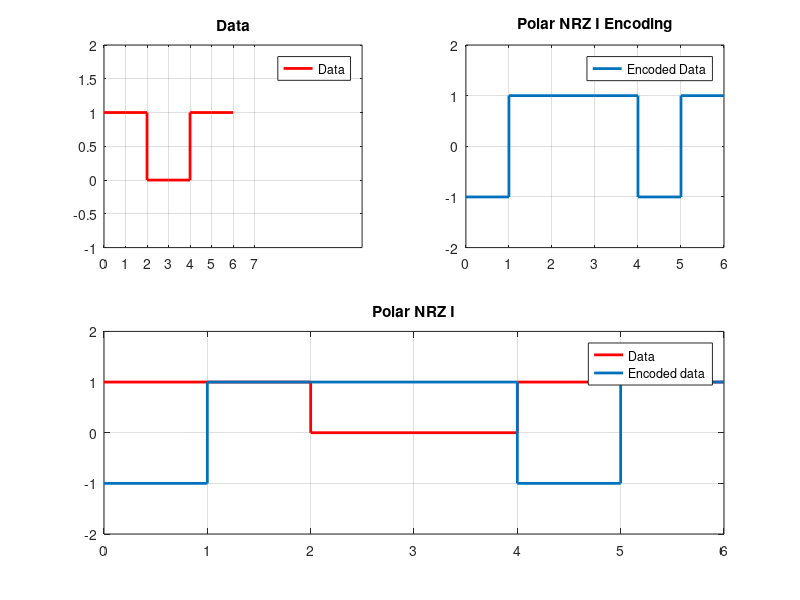
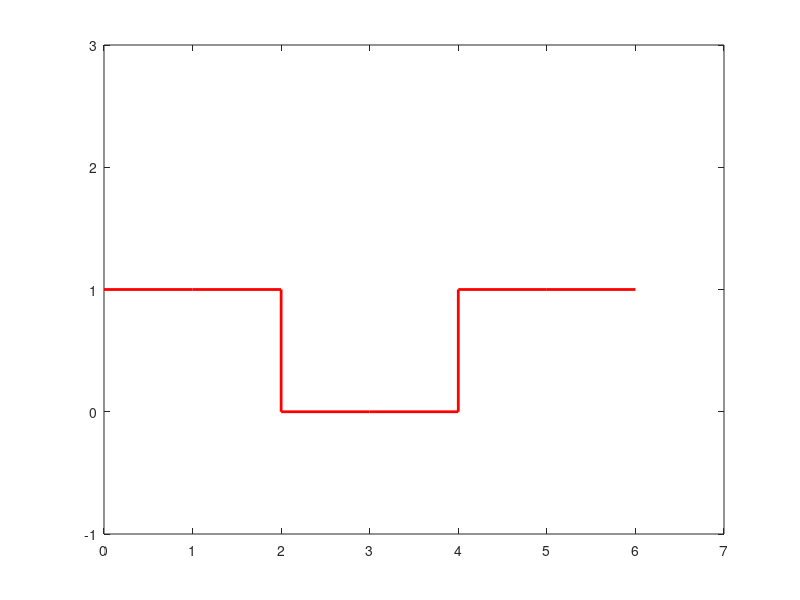

The MATLAB script that drew these images, in order:
data = [1 1 0 0 1 1];

n = length(data);

a2=[];
b2 = data(1:length(data))

a2(1:length(data)) = b2;
a2(n+1) = a2(n);

xs=0:length(a2)-1


x = [];
y = [];
a=1;
for i=1:n
    x=[x i-1 i];
    if(data(i)==1)
        y=[y -a -a];
    else
        y=[y a a];
    end
    a=y(length(y));
end

subplot(2,2,1);
stairs(xs,a2,'r', 'linewidth', 2);
title('Data')
axis([0 length(y) -1 2])
xticks(0:1:length(a2))
legend('Data')
grid on

subplot(2,2,2);
plot(x,y, 'linewidth', 2);
axis([0,n,-2,2]);
title('Polar NRZ I');
legend('data', 'Encoded data');
title('Polar NRZ I Encoding')
legend("Encoded Data")
grid on;


subplot(2,2,[3,4]);
stairs(xs,a2,'r','linewidth', 2);
hold on;

plot(x,y, 'linewidth', 2)
axis([0,n,-2,2]);
title('Polar NRZ I');
legend('Data', 'Encoded data');
hold off  
grid on;


%Decode
d = [];
if(y(1)==-1)
 d(1)=1
else
 d(1)=0
end
for i=3:2:length(y)-1
  disp(i);
  if(y(i)!=y(i-1))
    d=[d 1];
  else
    d=[d 0];
  end
end  
disp(d);
%d2=[];
%v2 = d(1:length(d))

%d2(1:length(d)) = v2;
%d2(5) = d2(4);
d(length(d)+1) = d(length(d));

%d(1) = d(2); 
xq=0:length(d)-1
figure(2)
stairs(xq,d,'r','linewidth',2)
axis([0, length(d), -1, 3]) 
%disp(data);

  


